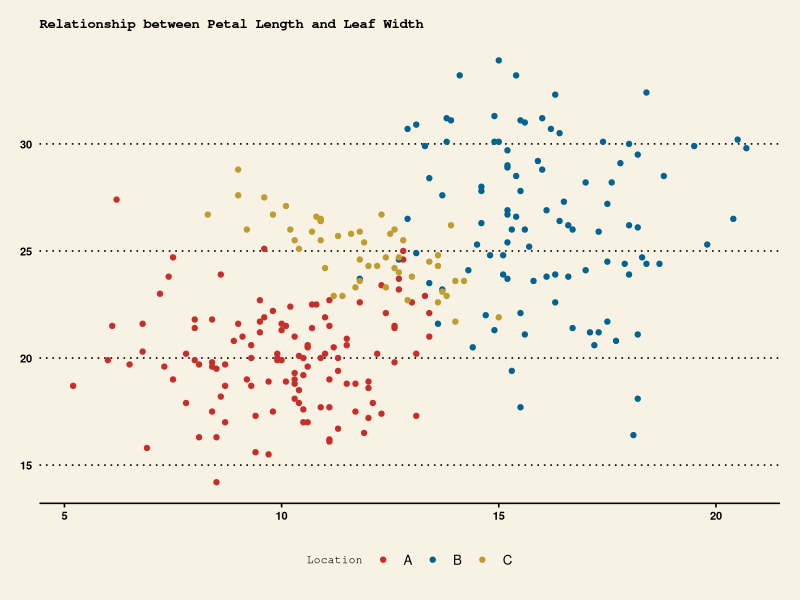
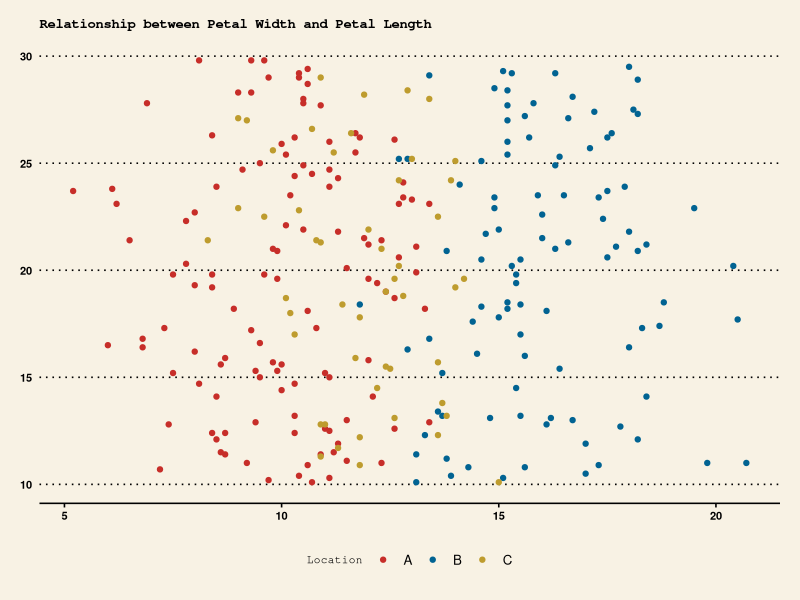
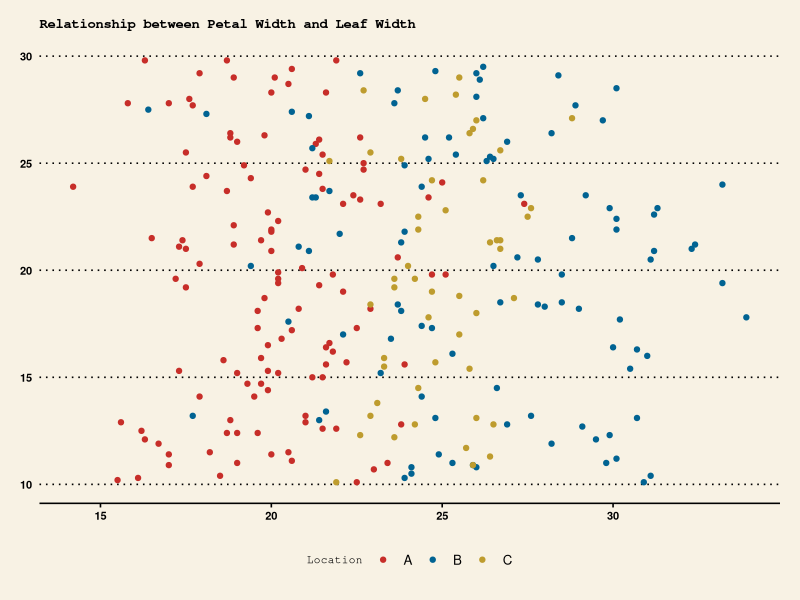

Write R code to recreate these figures, in order. (Note: this script raises an error after producing the figures.)
###Load the required packages
library(dplyr)
library(ggplot2)
library(ggthemes)
library(multcomp)
library(caret)
library(randomForest)
library(e1071)
library(class)

date<-Sys.Date()

### Set Working Directory
setwd("C:\\Users\\...\\MATH501")

### Stream in our data
orchids_tbl <- read.table("orchids.txt", header = TRUE, sep = "", quote = "\"'",dec = ".")

attach(orchids_tbl)

###################################################

## Part a)

# Presenting the data visually using bivariate scatter plots and colour-coding to distinguish between three locations of orchids. 
# We chose two of the three characteristcs X1, X2 and X3 that should be used as predictors for orchids and locations. 

# Plot 1
# Petal length and leaf width 
ggplot (orchids_tbl)+ 
  geom_point(aes(x = X1, y = X2, col = loc)) +
  labs(x = "Petal Length (mm)", y = "Leaf Width (mm)",
       col = "Location") + 
  theme_wsj() + scale_color_wsj("colors6") +
  theme(legend.position = "bottom", plot.title = element_text(size = 10), legend.title = element_text(size = 8), axis.text = element_text (size = 8)) +
  ggtitle("Relationship between Petal Length and Leaf Width")

# Plot 2
# Petal length and petal width 
ggplot (orchids_tbl)+ 
  geom_point(aes(x = X1, y = X3, col = loc)) +
  labs(x = "Petal Length (mm)", y = "Petal Width (mm)",
       col = "Location") +
  theme_wsj() + scale_color_wsj("colors6") +
  theme(legend.position = "bottom", plot.title = element_text(size = 10), legend.title = element_text(size = 8), axis.text = element_text(size = 8)) +
  ggtitle("Relationship between Petal Width and Petal Length")

# Plot 3
# Leaf width and petal width 
ggplot (orchids_tbl)+ 
  geom_point(aes(x = X2, y = X3, col = loc)) +
  labs(x = "Leaf Width (mm)", y = "Petal Width (mm)",
       col = "Location")+
  theme_wsj() + scale_color_wsj("colors6") +
  theme(legend.position = "bottom", plot.title = element_text(size = 10), legend.title = element_text(size = 8), axis.text = element_text(size = 8)) +
  ggtitle("Relationship between Petal Width and Leaf Width")

######

## Part b)

# Creating a training set consisting of 210 randomly chosen data points and a test set consisting of the remaining 60 data points.

set.seed(2) # to make the results reproducible
test <-sample(270,60)

train.orchids <- orchids_tbl[-test, ]
test.orchids <- orchids_tbl[test, ]

######

## Part c)

# Using the training data set we apply the K-nearest-neighbours method to construct a classifier to predict loc based on the two predictors 
# that we identified in (a).

train.X <- cbind(train.orchids$X1, train.orchids$X2)
cl <-as.factor(as.numeric(loc))
train.cl <- as.factor(as.numeric(train.orchids$loc))
df <- subset(train.orchids, select = -c(X3))

df <- subset(train.orchids, select = -c(X3))

train_control <- trainControl(method="LOOCV")

loocv.knn <- train(loc~.,
                   data=df,
                   trControl=train_control,
                   method="knn",
                   tuneGrid=data.frame(k=1:20))

# Display results:
loocv.knn

### Visualize the classification rule:

#plot(loocv.knn)

#k = 5 was found 

#Section needed to plot knn classifier
library(class)
k <- loocv.knn$bestTune$k
len <- 50 # we use a length of 50
#range(X1) #finds the range of values for X1
#range(X2) #finds the range of values for X2

xp <-seq(5.2, 20.7, length = len)
yp <-seq(14.2, 33.9, length = len)

xygrid <- expand.grid(X1 = xp, X2 = yp)
grid.knn <-knn( train = train.X, test = xygrid, cl = train.cl, k = k)

#sets colours based on LOC
col3 <-rep("lightblue", len*len)
for(i in 1:(len*len))
  if (grid.knn[i]=='1') {
    col3[i] <- "gold3"
  } else if(grid.knn[i]=='2') {
    col3[i] <- "orangered4"
  } else if(grid.knn[i]=='3') {
    col3[i] <- "darkgreen"
  }

# Plot the classification   
plot(xygrid,
     col = col3,
     main = "KNN classifier with K=5",
     xlab = "Petal Length (mm)",
     ylab = "Leaf Width (mm)")
contour(xp,
        yp,
        matrix(grid.knn, len),
        nlevels = 2,
        add = TRUE,
        lwd = 2)
points(X1, X2, pch = 20, col = loc)

######

### Part d)

# Using the training data set we apply the random forest (bagging) method to construct a classifier to predict loc based on 
# the two predictors that we identified in (a).

dff <- transform(df, loc = as.factor(as.numeric(loc)))
bag.tree <-randomForest(dff$loc~., 
                        data = dff,
                        subset = -test,
                        mtry = 2, 
                        importance = TRUE)

## Visualize the resulting classification rule in the scatter plot of the two predictors.

#plot scatter of bagging
grid.tree <- predict( bag.tree, xygrid, type = "class")
col3 <- rep("mediumseagreen", len*len) 
for (i in 1:(len*len)){
  if (grid.tree[i]== '1') col3[i] <- "gold3"
  else if (grid.tree[i]== '2') col3[i] <- "orangered4"
  else if (grid.tree[i]== '3') col3[i] <- "darkgreen"
}
plot(xygrid, col = col3, 
     main = "RandomForest Bagging Classification", 
     xlab = "Petal Length (mm)", 
     ylab = "Leaf Width (mm)")
contour(xp,
        yp,
        matrix(grid.tree, len),
        nlevels = 2,
        add = TRUE,
        lwd = 2)
points(X1, X2, pch = 20, col = loc)

######

### Part e)

# Using the training data set we apply the Support Vector Machines algorithm to construct a classifier to predict loc based on 
# the two predictors that we identified in (a).

### Decide which kernel is more suitable.
# The following section considers two kernels for Support Vector Machines to construct a classifier.

## Linear:
set.seed(1)
tune.out.lin = tune(svm,
                    as.factor(loc) ~ X1 + X2,
                    data = train.orchids,
                    kernel ="linear",
                    ranges = list(cost = c(0.001, 
                                           0.01, 
                                           0.1, 
                                           1, 
                                           5, 
                                           10, 
                                           100,
                                           1000,
                                           10000) ))

#?tune
summary(tune.out.lin)
bestmod.lin = tune.out.lin$best.model
#bestmod.lin

## Polynomial:
set.seed(1)
tune.out.ply =tune(svm,
                   as.factor(loc) ~ X1 + X2,
                   data = train.orchids,
                   kernel ="polynomial",
                   ranges =list(cost =seq(from = 0.01,
                                          to = 20,
                                          length = 20),
                                degree =seq(from = 1,
                                            to = 5, 
                                            length = 5) ))
summary(tune.out.ply)

bestmod.ply = tune.out.ply$best.model
#bestmod.ply

## Visualize the resulting classification rule in the scatter plot of the two predictors:

svm.fit <- svm( as.factor(loc) ~ X1 + X2,
                data = train.orchids,
                kernel = "linear",
                cost=10,
                scale = FALSE)

grid.svm = predict(svm.fit, xygrid, type = "class")

col3 <- rep("mediumseagreen", len*len) 
for (i in 1:(len*len)){
  if (grid.svm[i]== '1') col3[i] <- "gold3"
  else if (grid.svm[i]== '2') col3[i] <- "orangered4"
  else if (grid.svm[i]== '3') col3[i] <- "darkgreen"
}

plot(xygrid, col = col3, 
     main = "Simple Vector Machine Classification using Linear Kernel", 
     xlab = "Petal Length (mm)", 
     ylab = "Leaf Width (mm)")
contour(xp,
        yp,
        matrix(grid.svm, len),
        nlevels = 2,
        add = TRUE,
        lwd = 2)
points(X1, X2, pch = 20, col = loc)

#####

### Part f)

# We try to find the test error for the three classification rules constructed in (c), (d) and (e), respectively, 
# using the test set created in (b). 

## Calculating Test Error:
test.X <- cbind(test.orchids$X1, test.orchids$X2)
test.cl <- as.factor(test.orchids$loc)

# knn error
def.knn.k <-knn( train = train.X,
                 test = test.X,
                 cl = train.cl,
                 k = k)
tab.knn <-table(def.knn.k, test.cl)
error.knn <- (tab.knn[1,2]+tab.knn[2,1])/ sum(tab.knn)
#error.knn # 

# bagging

bag.pred <-predict(bag.tree, test.orchids, type = "class")
tab.bag <-table(bag.pred, test.orchids$loc)
error.bag <- (tab.bag[1,2]+tab.bag[2,1])/ sum(tab.bag)
#error.bag

# svm

# linear test error
ypred.lin = predict(bestmod.lin, test.orchids)
tab.svm.lin <- table(predict = ypred.lin, truth = test.cl ) 
error.svm.lin <- (sum(tab.svm.lin) - sum(diag(tab.svm.lin))) / sum(tab.svm.lin)
#error.svm.lin

# poly test error
ypred.ply = predict(bestmod.ply, test.orchids)
tab.svm.ply <- table(predict = ypred.ply, truth = test.cl ) 
error.svm.ply <- (sum(tab.svm.ply) - sum(diag(tab.svm.ply))) / sum(tab.svm.ply)
#error.svm.ply
